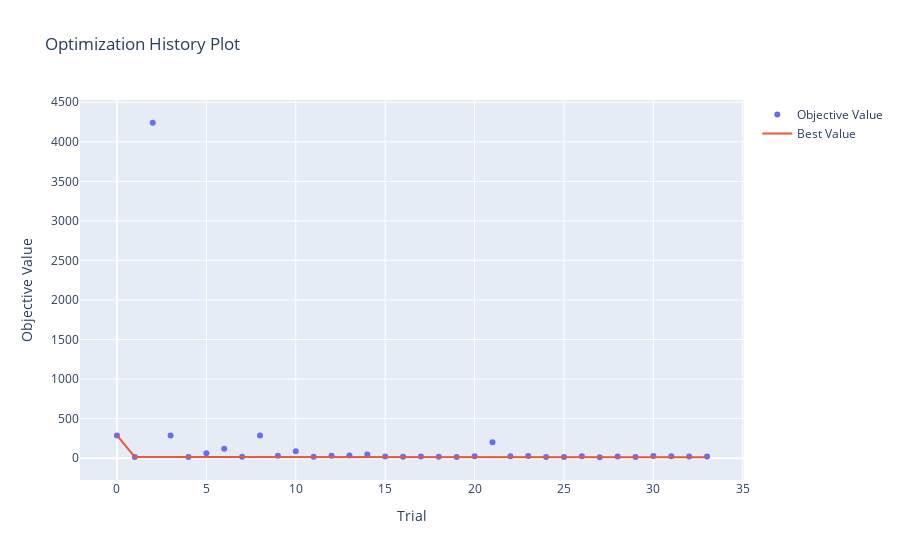

Notebook code for this chart:
### Code cell
from optuna.visualization import plot_optimization_history
from optuna.visualization import plot_param_importances

plot_optimization_history(study)

### Figure 1 — Plotly figure (JSON) as saved in the notebook; plotly's stock layout.template omitted (floating-point values rounded to 4 significant figures)
{"data": [{"mode": "markers", "name": "Objective Value", "type": "scatter", "x": [0, 1, 2, 3, 4, 5, 6, 7, 8, 9, 10, 11, 12, 13, 14, 15, 16, 17, 18, 19, 20, 21, 22, 23, 24, 25, 26, 27, 28, 29, 30, 31, 32, 33], "y": [287.6, 14.59, 4241.0, 286.2, 14.92, 61.88, 118.1, 18.18, 287.6, 30.31, 88.63, 16.21, 30.58, 34.27, 46.64, 19.18, 16.47, 22.2, 16.27, 13.66, 23.34, 202.0, 22.75, 26.96, 15.45, 14.14, 24.26, 11.2, 19.79, 13.81, 28.1, 22.84, 19.69, 19.76]}, {"name": "Best Value", "type": "scatter", "x": [0, 1, 2, 3, 4, 5, 6, 7, 8, 9, 10, 11, 12, 13, 14, 15, 16, 17, 18, 19, 20, 21, 22, 23, 24, 25, 26, 27, 28, 29, 30, 31, 32, 33], "y": [287.6, 14.59, 14.59, 14.59, 14.59, 14.59, 14.59, 14.59, 14.59, 14.59, 14.59, 14.59, 14.59, 14.59, 14.59, 14.59, 14.59, 14.59, 14.59, 13.66, 13.66, 13.66, 13.66, 13.66, 13.66, 13.66, 13.66, 11.2, 11.2, 11.2, 11.2, 11.2, 11.2, 11.2]}], "layout": {"title": {"text": "Optimization History Plot"}, "xaxis": {"title": {"text": "Trial"}}, "yaxis": {"title": {"text": "Objective Value"}}}}
